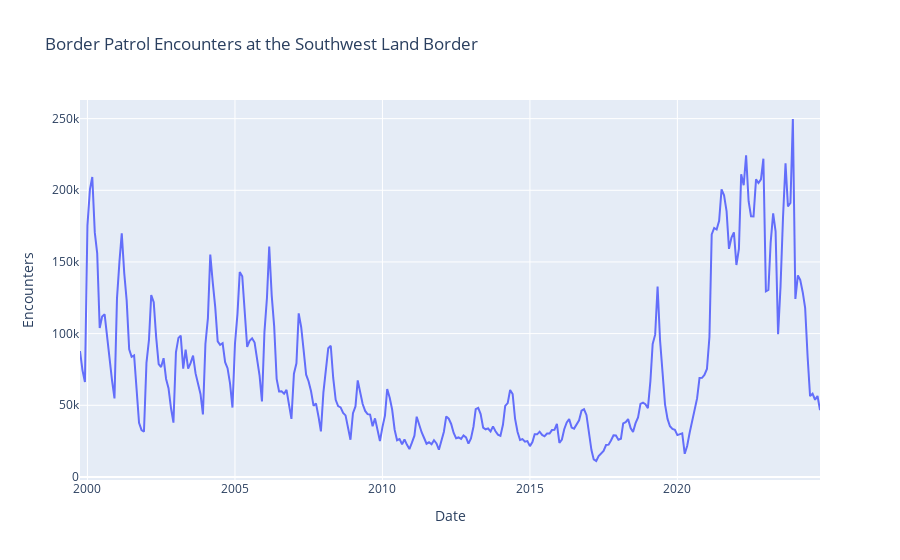

The cell this chart's notebook holds for it:
### Markdown cell above
## `encounters` Module

To make it easier for others (and myself) to create graphs like this, I have wrapped the above code in the function `get_monthly_encounters_graph` in the `encounters` module in this directory. Note that it takes the optional parameter `annotate_administrations`.

### Code cell
fig = encounters.get_monthly_encounters_graph()
fig.show()
display(Image("2-3.png"))

### Figure 1 — Plotly figure (JSON) as saved in the notebook; plotly's stock layout.template omitted (floating-point values rounded to 4 significant figures; data arrays with more than 128 entries replaced by an {"elided": "..."} marker saying what was removed)
{"data": [{"hovertemplate": "Date=%{x}<br>Encounters=%{y}<extra></extra>", "legendgroup": "", "line": {"color": "#636efa", "dash": "solid"}, "marker": {"symbol": "circle"}, "mode": "lines", "name": "", "orientation": "v", "showlegend": false, "type": "scatter", "x": {"elided": "302 str values"}, "xaxis": "x", "y": {"elided": "302 int values"}, "yaxis": "y"}], "layout": {"legend": {"tracegroupgap": 0}, "title": {"text": "Border Patrol Encounters at the Southwest Land Border"}, "xaxis": {"anchor": "y", "domain": [0, 1], "title": {"text": "Date"}}, "yaxis": {"anchor": "x", "domain": [0, 1], "title": {"text": "Encounters"}}}}
